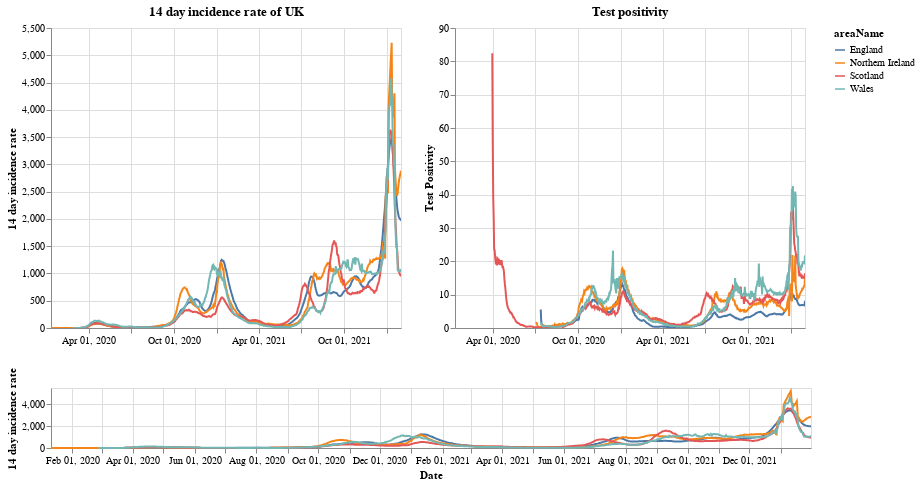

Here is the notebook cell this chart was saved with:
### Markdown cell above
# Plots

First a plot with each country in the UK. The top right shows the positivity rate for (which is the percentage of registered tests which were positive) while the top left is the 14 day incidence rate. The bottom chart can be used to select the timeframe (does not work on a mobile device).

### Code cell
#collapse
brush = alt.selection(type='interval', name='DateBrush',encodings=['x'],fields=['Time'])
leg_selection = alt.selection_multi(fields=['areaName'], bind='legend')

base = alt.Chart(uk_cases).mark_line().encode(
    x=alt.X("yearmonthdate(date):T", axis=alt.Axis(title='Date')),
    y=alt.Y("twoWeeklyCasesRate:Q", axis=alt.Axis(title='14 day incidence rate')),
    tooltip=['areaName', 'date','twoWeeklyCasesRate', 'testPositivity'],
    color='areaName',
    opacity=alt.condition(leg_selection, alt.value(2), alt.value(0.1))
).add_selection(leg_selection).properties(width=350)

upper = base.encode(alt.X('yearmonthdate(date):T', axis=alt.Axis(title=''),
                         scale=alt.Scale(domain=brush))
                   ).properties(title=f'14 day incidence rate of UK')
upper_right = upper.encode(alt.Y('testPositivity:Q', axis=alt.Axis(title='Test Positivity'))).properties(title='Test positivity')
lower = base.properties(height=60, width = 760).add_selection(brush)

(upper | upper_right) & lower

### Figure 1 — Vega-Lite specification as saved in the notebook (floating-point values rounded to 4 significant figures; data arrays with more than 128 entries replaced by an {"elided": "..."} marker saying what was removed)
{"config": {"view": {"continuousWidth": 400, "continuousHeight": 300}}, "vconcat": [{"hconcat": [{"mark": "line", "encoding": {"color": {"type": "nominal", "field": "areaName"}, "opacity": {"condition": {"value": 2, "selection": "selector001"}, "value": 0.1}, "tooltip": [{"type": "nominal", "field": "areaName"}, {"type": "temporal", "field": "date"}, {"type": "quantitative", "field": "twoWeeklyCasesRate"}, {"type": "quantitative", "field": "testPositivity"}], "x": {"type": "temporal", "axis": {"title": ""}, "field": "date", "scale": {"domain": {"selection": "DateBrush"}}, "timeUnit": "yearmonthdate"}, "y": {"type": "quantitative", "axis": {"title": "14 day incidence rate"}, "field": "twoWeeklyCasesRate"}}, "selection": {"selector001": {"type": "multi", "fields": ["areaName"], "bind": "legend"}}, "title": "14 day incidence rate of UK", "width": 350}, {"mark": "line", "encoding": {"color": {"type": "nominal", "field": "areaName"}, "opacity": {"condition": {"value": 2, "selection": "selector001"}, "value": 0.1}, "tooltip": [{"type": "nominal", "field": "areaName"}, {"type": "temporal", "field": "date"}, {"type": "quantitative", "field": "twoWeeklyCasesRate"}, {"type": "quantitative", "field": "testPositivity"}], "x": {"type": "temporal", "axis": {"title": ""}, "field": "date", "scale": {"domain": {"selection": "DateBrush"}}, "timeUnit": "yearmonthdate"}, "y": {"type": "quantitative", "axis": {"title": "Test Positivity"}, "field": "testPositivity"}}, "selection": {"selector001": {"type": "multi", "fields": ["areaName"], "bind": "legend"}}, "title": "Test positivity", "width": 350}]}, {"mark": "line", "encoding": {"color": {"type": "nominal", "field": "areaName"}, "opacity": {"condition": {"value": 2, "selection": "selector001"}, "value": 0.1}, "tooltip": [{"type": "nominal", "field": "areaName"}, {"type": "temporal", "field": "date"}, {"type": "quantitative", "field": "twoWeeklyCasesRate"}, {"type": "quantitative", "field": "testPositivity"}], "x": {"type": "temporal", "axis": {"title": "Date"}, "field": "date", "timeUnit": "yearmonthdate"}, "y": {"type": "quantitative", "axis": {"title": "14 day incidence rate"}, "field": "twoWeeklyCasesRate"}}, "height": 60, "selection": {"selector001": {"type": "multi", "fields": ["areaName"], "bind": "legend"}, "DateBrush": {"type": "interval", "encodings": ["x"], "fields": ["Time"]}}, "width": 760}], "data": {"name": "data-d2f37a9c5b806fd76cf2294c044f3453"}, "$schema": "https://vega.github.io/schema/vega-lite/v4.8.1.json", "datasets": {"data-d2f37a9c5b806fd76cf2294c044f3453": {"elided": "2894 records"}}}
